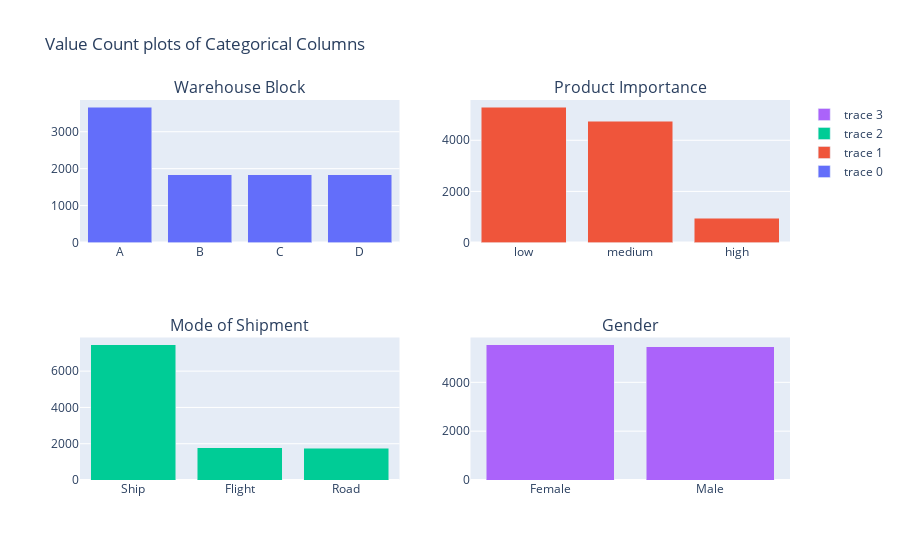

This figure's notebook cell:
### Markdown cell above
##### Using Barplot

### Code cell
# pi = df["Gender"].value_counts()
# print(pi)

fig = go.Figure()
fig = make_subplots(
    rows=2, cols=2, subplot_titles=("Warehouse Block", "Product Importance", "Mode of Shipment", "Gender")
)

x_block=['A', 'B', 'C', 'D']
x_product = ['low', 'medium', 'high']
x_mode = ['Ship', 'Flight', 'Road']
x_gender = ['Female', 'Male']
fig.add_trace(go.Bar(x=x_block, y = df["Warehouse_block"].value_counts()), row=1, col=1)
fig.add_trace(go.Bar(x=x_product, y = df["Product_importance"].value_counts()), row=1, col=2)
fig.add_trace(go.Bar(x=x_mode,y = df["Mode_of_Shipment"].value_counts()), row=2, col=1)
fig.add_trace(go.Bar(x=x_gender, y = df["Gender"].value_counts()), row=2, col=2)

fig.update_layout(barmode='stack', title="Value Count plots of Categorical Columns")
fig.show()

### Figure 1 — Plotly figure (JSON) as saved in the notebook; plotly's stock layout.template omitted (floating-point values rounded to 4 significant figures)
{"data": [{"type": "bar", "x": ["A", "B", "C", "D"], "xaxis": "x", "y": [3666, 1834, 1833, 1833, 1833], "yaxis": "y"}, {"type": "bar", "x": ["low", "medium", "high"], "xaxis": "x2", "y": [5297, 4754, 948], "yaxis": "y2"}, {"type": "bar", "x": ["Ship", "Flight", "Road"], "xaxis": "x3", "y": [7462, 1777, 1760], "yaxis": "y3"}, {"type": "bar", "x": ["Female", "Male"], "xaxis": "x4", "y": [5545, 5454], "yaxis": "y4"}], "layout": {"annotations": [{"font": {"size": 16}, "showarrow": false, "text": "Warehouse Block", "x": 0.225, "xanchor": "center", "xref": "paper", "y": 1, "yanchor": "bottom", "yref": "paper"}, {"font": {"size": 16}, "showarrow": false, "text": "Product Importance", "x": 0.775, "xanchor": "center", "xref": "paper", "y": 1, "yanchor": "bottom", "yref": "paper"}, {"font": {"size": 16}, "showarrow": false, "text": "Mode of Shipment", "x": 0.225, "xanchor": "center", "xref": "paper", "y": 0.375, "yanchor": "bottom", "yref": "paper"}, {"font": {"size": 16}, "showarrow": false, "text": "Gender", "x": 0.775, "xanchor": "center", "xref": "paper", "y": 0.375, "yanchor": "bottom", "yref": "paper"}], "barmode": "stack", "title": {"text": "Value Count plots of Categorical Columns"}, "xaxis": {"anchor": "y", "domain": [0, 0.45]}, "xaxis2": {"anchor": "y2", "domain": [0.55, 1]}, "xaxis3": {"anchor": "y3", "domain": [0, 0.45]}, "xaxis4": {"anchor": "y4", "domain": [0.55, 1]}, "yaxis": {"anchor": "x", "domain": [0.625, 1]}, "yaxis2": {"anchor": "x2", "domain": [0.625, 1]}, "yaxis3": {"anchor": "x3", "domain": [0, 0.375]}, "yaxis4": {"anchor": "x4", "domain": [0, 0.375]}}}
